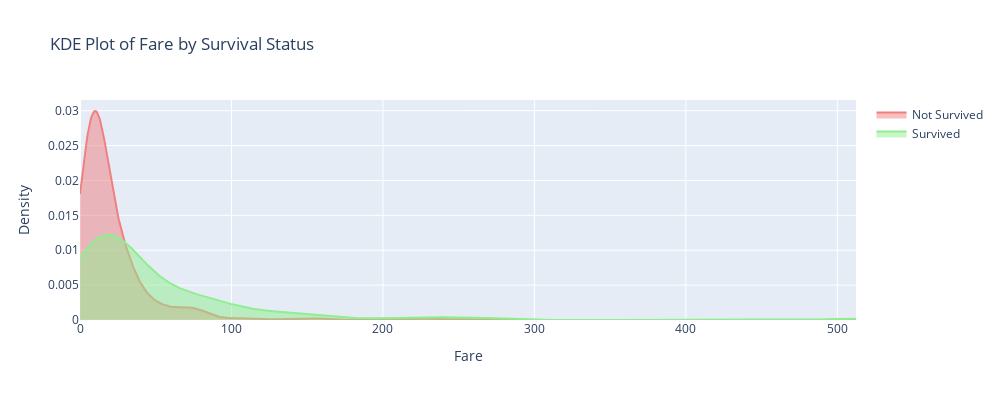

The code cell stored with this chart in its notebook:
### Code cell
# Fare
from scipy.stats import gaussian_kde

# 計算密度估計
fare_not_survived = df_train[df_train['Survived'] == 0]['Fare']
fare_survived = df_train[df_train['Survived'] == 1]['Fare']

kde_not_survived = gaussian_kde(fare_not_survived)
kde_survived = gaussian_kde(fare_survived)

# 設置範圍
fare_range = np.linspace(0, df_train['Fare'].max(), 1000)

# 計算估計密度
density_not_survived = kde_not_survived(fare_range)
density_survived = kde_survived(fare_range)

#
fig = go.Figure()

# 未生還乘客的 KDE 曲線
fig.add_trace(go.Scatter(
    x=fare_range,
    y=density_not_survived,
    mode='lines',
    name='Not Survived',
    fill='tozeroy',
    line=dict(color='lightcoral')
))

# 生還乘客的 KDE 曲線
fig.add_trace(go.Scatter(
    x=fare_range,
    y=density_survived,
    mode='lines',
    name='Survived',
    fill='tozeroy',
    line=dict(color='lightgreen')
))

fig.update_layout(
    title='KDE Plot of Fare by Survival Status',
    xaxis_title='Fare',
    yaxis_title='Density',
    width=1000,
    height=400
)

fig.show()

### Figure 1 — Plotly figure (JSON) as saved in the notebook; plotly's stock layout.template omitted (floating-point values rounded to 4 significant figures; data arrays with more than 128 entries replaced by an {"elided": "..."} marker saying what was removed)
{"data": [{"fill": "tozeroy", "line": {"color": "lightcoral"}, "mode": "lines", "name": "Not Survived", "type": "scatter", "x": {"elided": "1000 float values"}, "y": {"elided": "1000 float values"}}, {"fill": "tozeroy", "line": {"color": "lightgreen"}, "mode": "lines", "name": "Survived", "type": "scatter", "x": {"elided": "1000 float values"}, "y": {"elided": "1000 float values"}}], "layout": {"height": 400, "title": {"text": "KDE Plot of Fare by Survival Status"}, "width": 1000, "xaxis": {"title": {"text": "Fare"}}, "yaxis": {"title": {"text": "Density"}}}}
